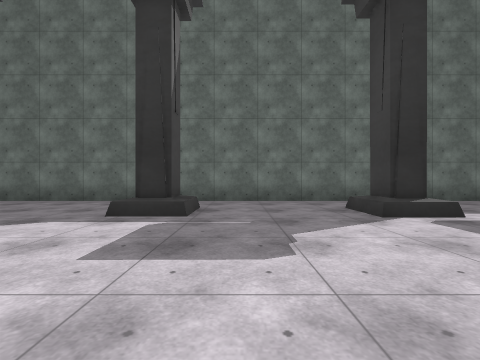
[1] (above)

20 first-person views from a walk through a scene from a Unity 3-D project. The camera is 1.2 m above the floor, looks level and sees 90° across. The floor is counted in squares, 2 m on a side. Each view is taken from the middle of a square. On the plan, view 1 faces up. The plan holds only what a view shows up to about 9 squares ahead; the rest is blank. The place goes on beyond the plan. The player is left out. Some surface patterns are stand-ins.

[2]
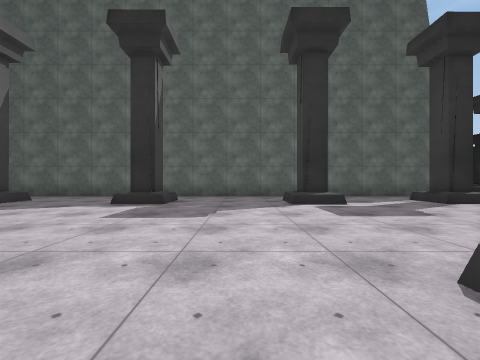

[3]
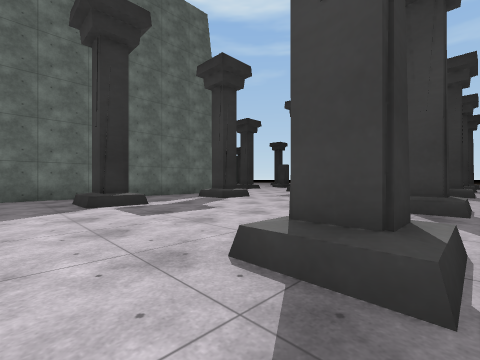

[4]
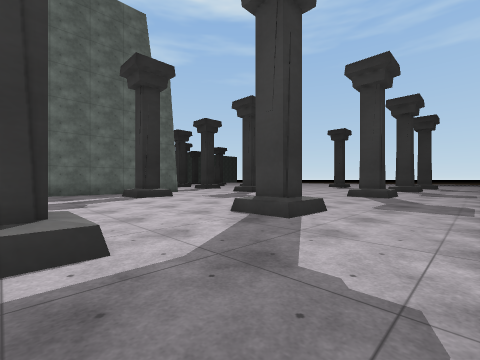

[5]
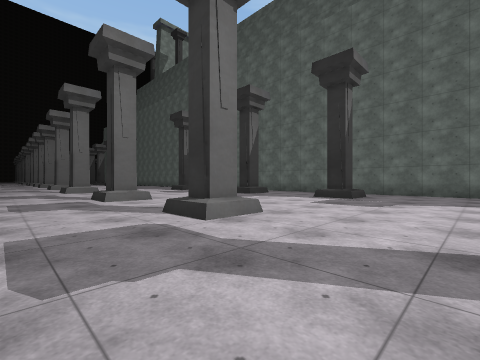

[6]
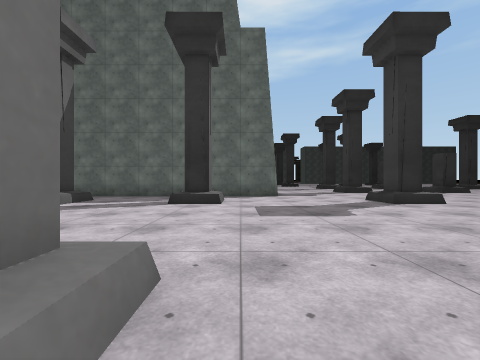

[7]
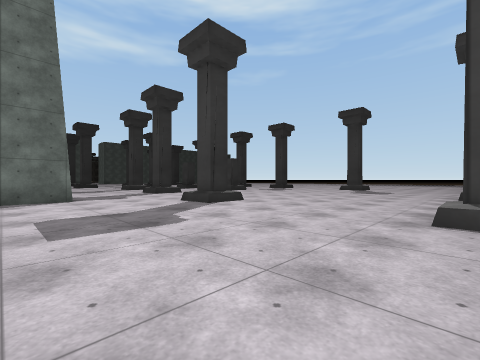

[8]
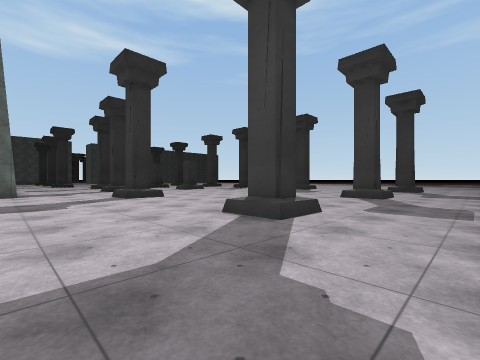

[9]
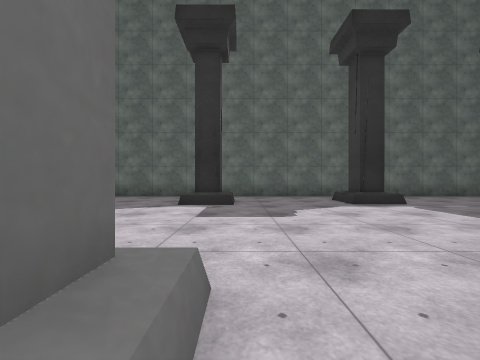

[10]
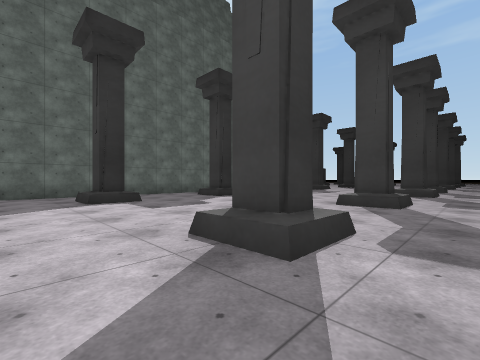

[11]
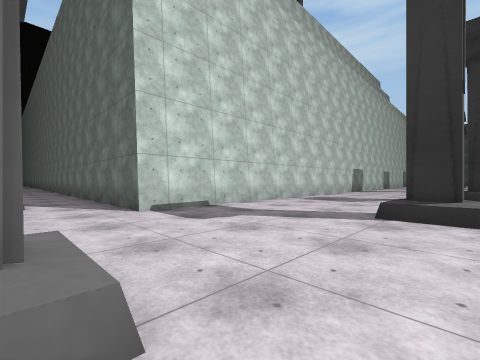

[12]
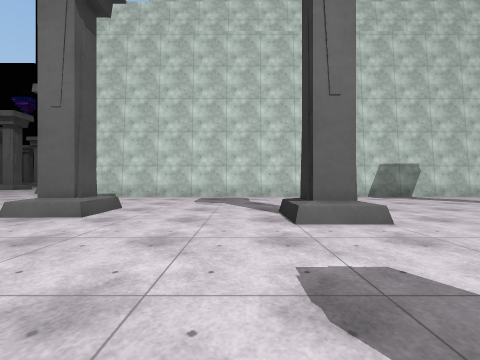

[13]
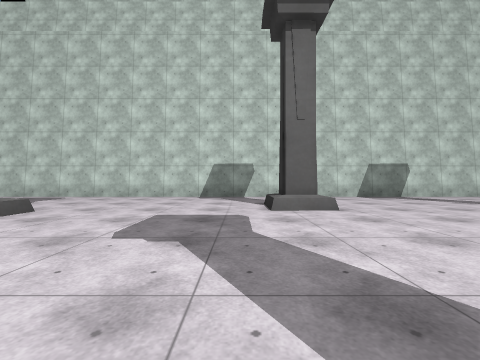

[14]
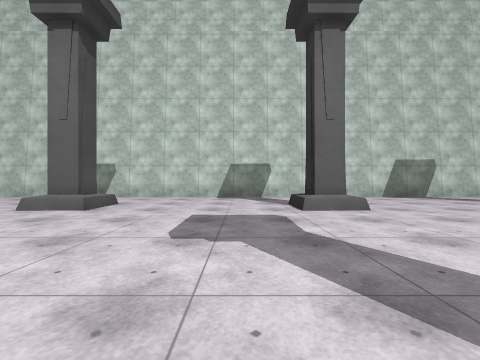

[15]
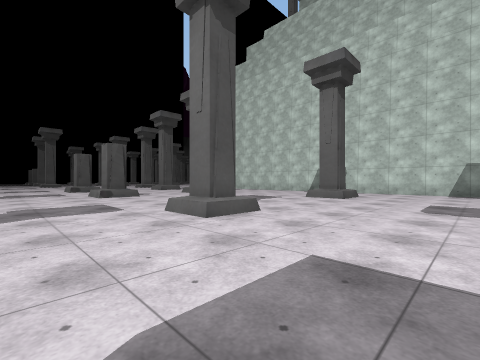

[16]
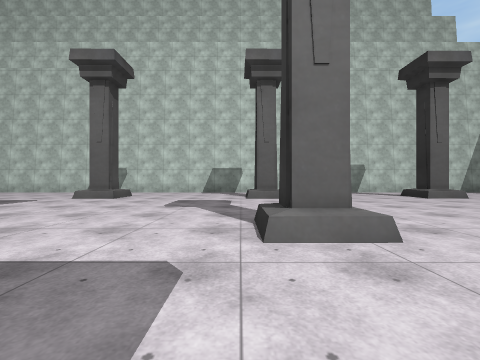

[17]
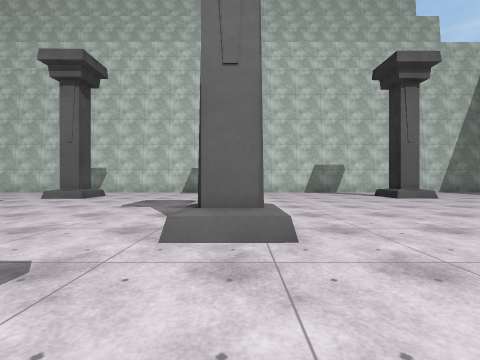

[18]
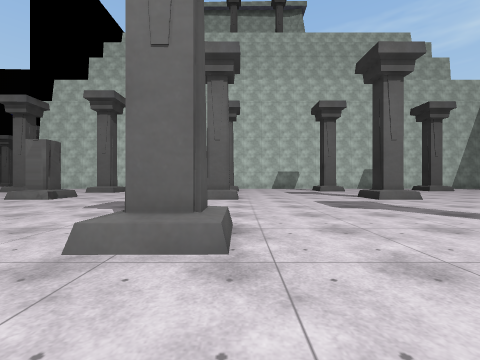

[19]
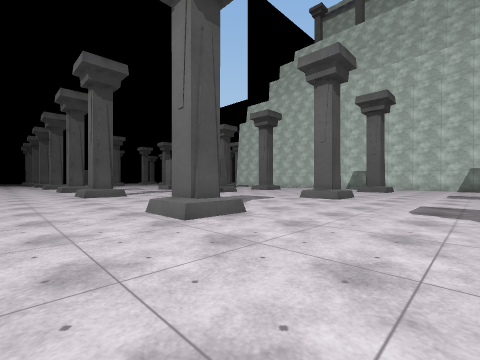

[20]
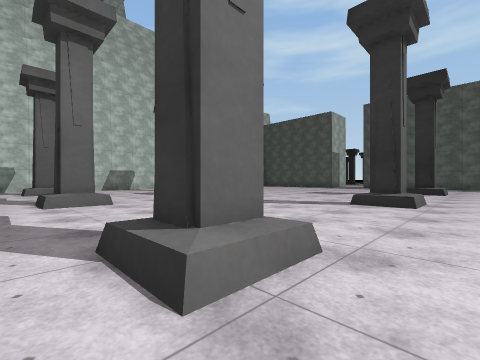

### Floor plan
Key: @ floor where view 1 was taken; # wall or solid block; . floor; / step, stairs or slope.
Columns run from 8 left of view 1 to 26 right of it. Each row starts with its distance up from view 1.
 32                  #. ##..
 31                  #..##...       /.
 30                  #........      ..
 29                  #.........     ..
 28                  #.......... .. ..
 27                  #............. ..
 26                  #.. #....#....#/.
 25                  #..//.........#/.
 24                  #.................
 23                  #.................
 22                  #.................
 21                  #..##.........#/..
 20                  #..##....#....#/..
 19                  #.................
 18                  #.................
 17                  #.................
 16                  #.................
 15                  #..../...#....#/..
 14                  #....#...#... #/..
 13                  #............  ...
 12                  #........  ..   ..
 11                  #.......
 10                  #...##.
  9                  #.....
  8                  #.....
  7 ##################.....
  6 ........................
  5 ..//../#...#...#....##..
  4 ..#/..//...#........##...
  3 ..........................
  2 ...........................
  1 ............................
  0 ........@...................
 -1 ..#/..#/...#...#....##....#
 -2 ..//..//............##.......
 -3 ..............................
 -4 ..............................

Where each view was taken, in squares from view 1:
view 1: 0 up, 0 right, facing up
view 2: 2 down, 1 right, facing up
view 3: 2 down, 1 right, facing up-right
view 4: 4 down, 3 right, facing up-right
view 5: 4 down, 2 right, facing up-left
view 6: 2 down, 8 right, facing up
view 7: 1 down, 8 right, facing up-right
view 8: 4 down, 9 right, facing up-right
view 9: 2 down, 5 left, facing up
view 10: 3 down, 8 left, facing up-right
view 11: 5 up, 14 right, facing up-left
view 12: 13 up, 18 right, facing left
view 13: 19 up, 18 right, facing left
view 14: 24 up, 18 right, facing left
view 15: 24 up, 21 right, facing down-left
view 16: 25 up, 21 right, facing left
view 17: 26 up, 21 right, facing left
view 18: 21 up, 26 right, facing left
view 19: 24 up, 26 right, facing down-left
view 20: 19 up, 25 right, facing up-left
